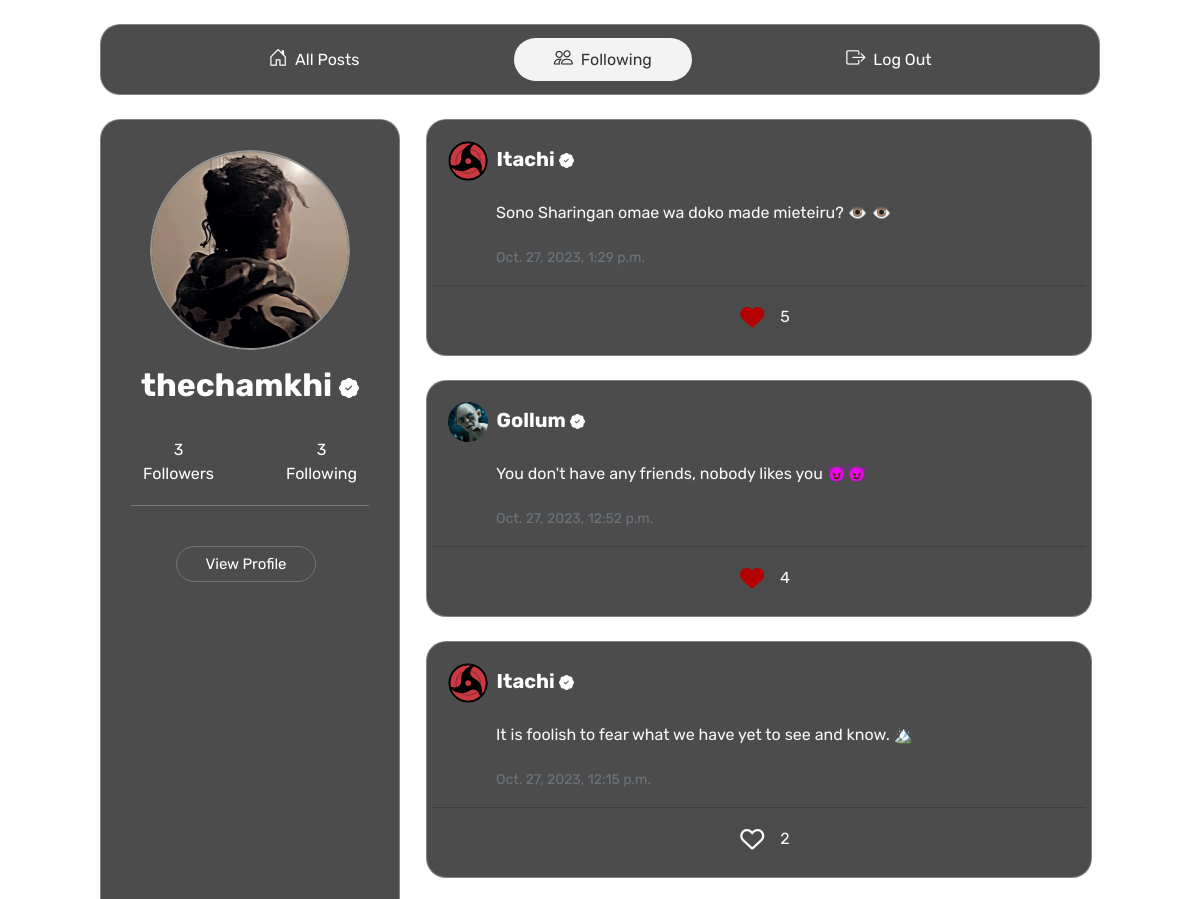
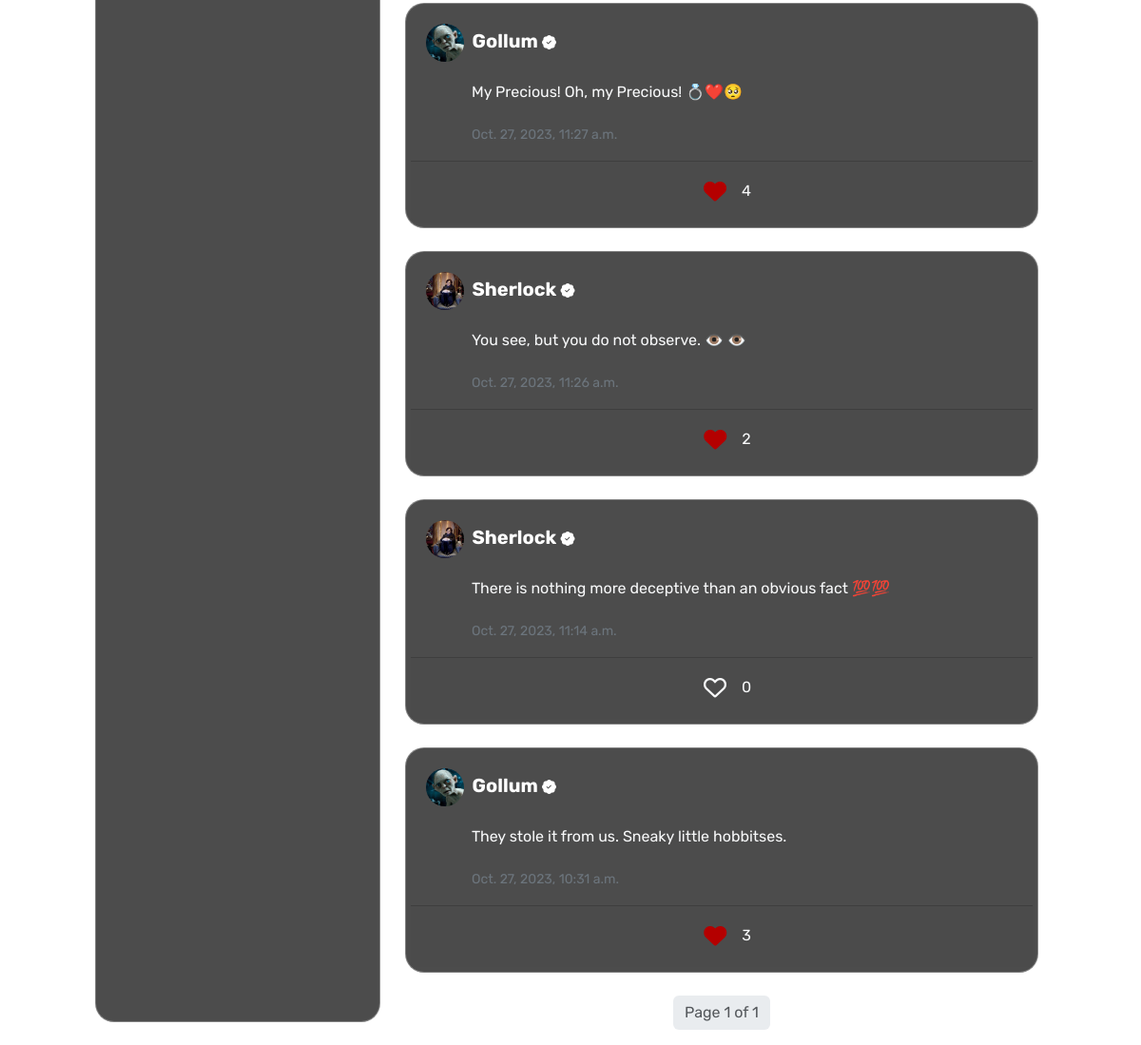
Page /following (signed in) on the committed database (2 pictures, top to bottom).
### network/models.py (models this page shows, shortened)
class User(AbstractUser):
    profile_image = models.ImageField(upload_to='profile_pics/')

class Post(models.Model):
    user = models.ForeignKey(User, on_delete=models.CASCADE)
    content = models.TextField()
    created_at = models.DateTimeField(auto_now_add=True)
    likes = models.ManyToManyField(User, through='Like', related_name='liked_posts')

### network/views.py (the view)
# urls.py: path('following', views.following, name='following'),
@login_required
def following(request):
    user = request.user
    following = Follow.objects.filter(follower=user).values_list('followed', flat=True)
    posts = Post.objects.filter(user__in=following).order_by('-created_at')
    user = request.user if request.user.is_authenticated else None
    profile_user = user
    if user:
        followers_count = Follow.objects.filter(followed=profile_user).count()
        following_count = Follow.objects.filter(follower=profile_user).count()
        is_following = Follow.objects.filter(follower=user, followed=profile_user).exists()
    else:
        followers_count = following_count = is_following = 0
    paginator = Paginator(posts, 10)
    page_number = request.GET.get('page')
    page = paginator.get_page(page_number)
    return render(request, "network/following.html", {
        "page": page,
        "posts": posts,
        "profile_user": profile_user,
        "followers_count": followers_count,
        "following_count": following_count,
        "is_following": is_following,
        })

### network/templates/network/following.html (shortened to what this page needs)
{% extends "network/layout.html" %}
{% block body %}
<div class="posts mt-4">
  {% for post in page %}
    <div class="card mb-4 text-light">
      <div class="card-body">
        <h5 class="card-title mb-3">
          {% if post.user.profile_image %}
              <img src="{{ post.user.profile_image.url }}" class="img-fluid rounded-circle profile-image me-1" style="width: 40px; height: 40px;">
          {% endif %}
          <a href="{% url 'profile' post.user.username %}">
            <strong>{{ post.user.username }} <i class="bi bi-patch-check-fill"></i></strong>
          </a>
        </h5>
        <p class="card-text post-content lh-lg ps-5" id="post-content-{{ post.id }}" style="white-space: pre-line;">{{ post.content }}</p>
        <p class="card-text ps-5">
          <small class="text-secondary">{{ post.created_at }}</small>
        </p>
      </div>
      <div class="card-footer text-center">
        <button class="btn like-button" data-postid="{{ post.id }}">
          {% if user in post.likes.all %}
          <i class="fas fa-heart"></i>
          {% else %}
          <i class="far fa-heart text-light"></i>
          {% endif %}
        </button>
        <span class="like-count" id="like-count-{{ post.id }}">{{ post.likes.count }}</span>
      </div>
    </div>
  {% endfor %}
  <nav aria-label="Page navigation">
    <ul class="pagination justify-content-center mt-4">
      <li class="page-item disabled">
        <span class="page-link">Page {{ page.number }} of {{ page.paginator.num_pages }}</span>
      </li>
    </ul>
  </nav>
</div>
{% endblock %}

### network/templates/network/layout.html (shortened to what this page needs)
{% load static %}
<!DOCTYPE html>
<html lang="en">
<head>
    <link href="https://cdn.jsdelivr.net/npm/bootstrap@5.3.2/dist/css/bootstrap.min.css" rel="stylesheet">
    <link href="https://cdn.jsdelivr.net/npm/bootstrap-icons@1.7.0/font/bootstrap-icons.css" rel="stylesheet">
    <link rel="stylesheet" href="https://cdnjs.cloudflare.com/ajax/libs/font-awesome/6.0.0-beta3/css/all.min.css">
    <link href="{% static 'network/styles.css' %}" rel="stylesheet">
</head>
<body class="cover">
  <div class="container-fluid">
      <div class="row justify-content-center">
        <div class="header col-md-10 mt-4">
          <div class="d-flex justify-content-evenly">
            <a class="nav-link" href="{% url 'index' %}">
                <i class="bi bi-house-door"></i>&nbsp; <span class="hide">All Posts</span>
            </a>
            {% if user.is_authenticated %}
            <a class="nav-link" href="{% url 'following' %}">
                <i class="bi bi-people"></i>&nbsp; <span class="hide">Following</span>
            </a>
            <a class="nav-link" href="{% url 'logout' %}">
                <i class="bi bi-box-arrow-right"></i>&nbsp; <span class="hide">Log Out</span>
            </a>
            {% endif %}
          </div>
        </div>
        <aside class="profile text-center col-md-3 hide">
          <div class="picontainer position-relative">
              {% if profile_user.profile_image %}
                <img src="{{ profile_user.profile_image.url }}" class="img-fluid rounded-circle profile-image" style="width: 200px; height: 200px; border: 2px solid rgba(255, 255, 255, 0.4);">
              {% endif %}
          </div>
          <h2 class="mt-3 mb-4" style="font-weight: bold;">{{ profile_user.username }} <i class="bi bi-patch-check-fill" style="font-size: 20px;"></i></h2>
          <div class="d-flex justify-content-center">
            <p class="me-5 folly follower-count">{{ followers_count }} Followers</p>
            <p class="folly following-count">{{ following_count }} Following</p>
          </div>
          <hr class="pb-4" style="margin-top: -7px;">
          <div class="d-flex justify-content-evenly">
            {% if user == profile_user %}
              <a href="{% url 'profile' profile_user %}" class="btn btn-secondary viewprofile me-2">View Profile</a>
            {% endif %}
          </div>
        </aside>
        <main class="col-md-7">
          {% block body %}{% endblock %}
        </main>
      </div>
  </div>
</body>
</html>

### network/static/network/styles.css (style rules this page uses)
.cover { font-family: 'Rubik', sans-serif; background-image: url('/static/network/cover.jpg'); background-size: cover; background-repeat: no-repeat; background-attachment: fixed; color: #ffffff; overflow: hidden; }
.picontainer { margin: 0 auto; position: relative; width: 200px; height: 200px; border-radius: 50%; overflow: hidden; }
.profile-image { object-fit: cover; object-position: center; }
.profile { background-color: rgba(0, 0, 0, 0.7); border-radius: 20px; padding: 30px; border: 1px solid rgba(255, 255, 255, 0.3); margin: 24px 14px; }
.header { background-color: rgba(0, 0, 0, 0.7); border-radius: 20px; padding: 13px; border: 1px solid rgba(255, 255, 255, 0.3); }
.card { background-color: rgba(0, 0, 0, 0.7); border-radius: 20px; padding: 5px; border: 1px solid rgba(255, 255, 255, 0.3); }
.card-title i { font-size: 15px; }
.card a { color: #ffffff; text-decoration: none; }
.nav-link { color: #ffffff; border-radius: 40px; padding: 7px 40px; }
.nav-link.selected { color: #333; background-color: #f3f3f3; border-radius: 40px; }
.nav-link i { font-weight: bold; font-size: larger; }
.folly { width: 100px; padding: 10px; }
.like-button { text-decoration: none; border: none; outline: none; font-size: 24px; }
.postbtn, .unfollowbtn, .followbtn, .viewprofile { border-radius: 20px; width: 140px; height: 36px; font-size: 15px; }
.viewprofile, .unfollowbtn { background-color: transparent; }
.fas { color: rgb(180, 0, 0); }
.page-link { background-color: rgba(0, 0, 0, 0.7); border: none; }
.pagination span { color: white; }

### rows in the picture
User: profile_image (picture), username "thechamkhi"
Post: user.profile_image (picture), user.username "Itachi", content "Sono Sharingan omae wa doko made mieteiru? 👁️ 👁️", created_at "Oct. 27, 2023, 1:29 p.m.", likes.count "5"
Post: user.profile_image (picture), user.username "Gollum", content "You don't have any friends, nobody likes you 😈😈", created_at "Oct. 27, 2023, 12:52 p.m.", likes.count "4"
Post: user.profile_image (picture), user.username "Itachi", content "It is foolish to fear what we have yet to see and know. 🏔️", created_at "Oct. 27, 2023, 12:15 p.m.", likes.count "2"
Post: user.profile_image (picture), user.username "Gollum", content "My Precious! Oh, my Precious! 💍❤️🥺", created_at "Oct. 27, 2023, 11:27 a.m.", likes.count "4"
Post: user.profile_image (picture), user.username "Sherlock", content "You see, but you do not observe. 👁️ 👁️", created_at "Oct. 27, 2023, 11:26 a.m.", likes.count "2"
Post: user.profile_image (picture), user.username "Sherlock", content "There is nothing more deceptive than an obvious fact 💯💯", created_at "Oct. 27, 2023, 11:14 a.m.", likes.count "0"
Post: user.profile_image (picture), user.username "Gollum", content "They stole it from us. Sneaky little hobbitses.", created_at "Oct. 27, 2023, 10:31 a.m.", likes.count "3"

### other values in the picture
{{ followers_count }} "3"
{{ following_count }} "3"
{{ page.number }} "1"
{{ page.paginator.num_pages }} "1"
